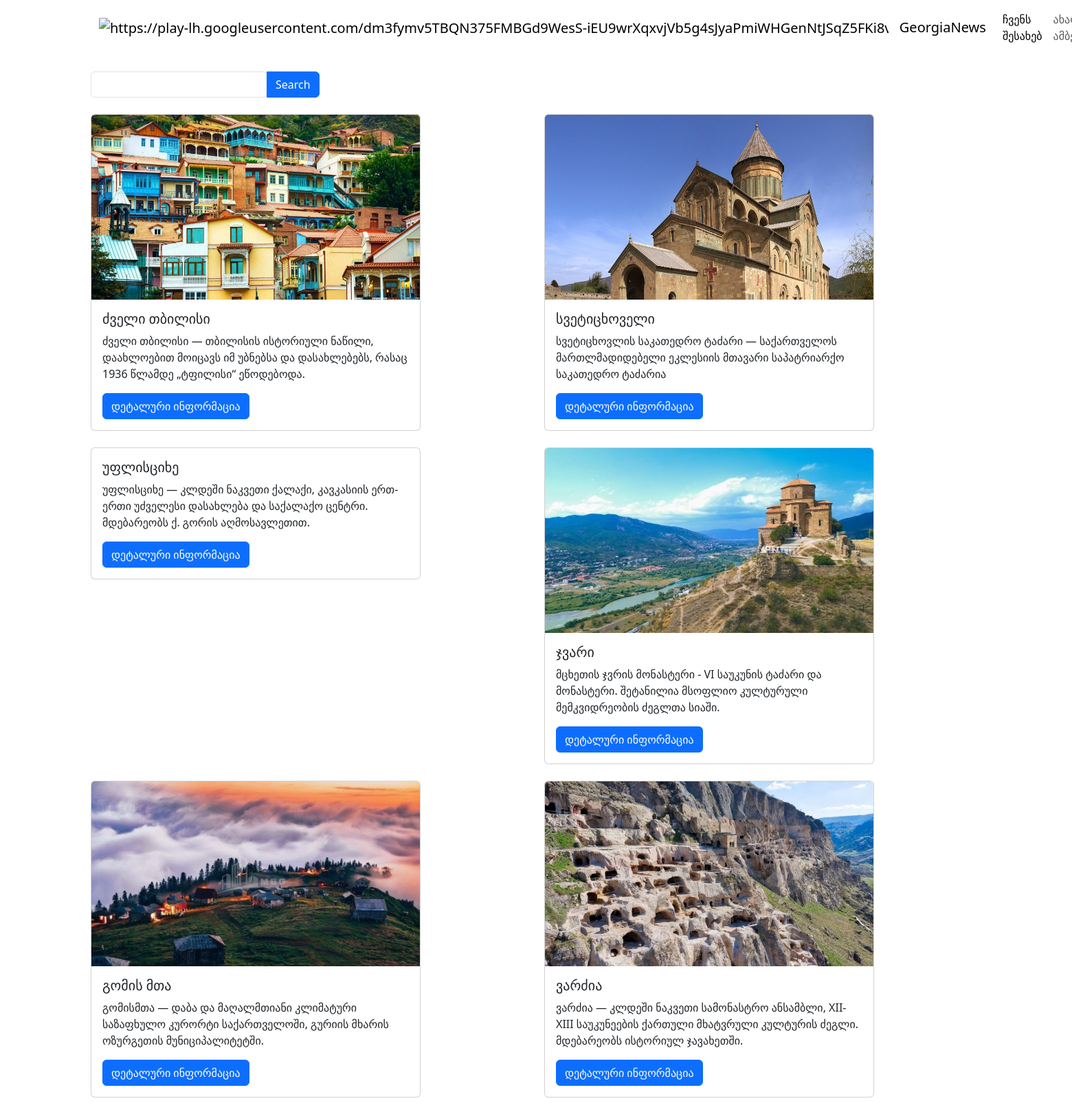
Screenshot of /girshesanishnaoba with the database file from the repository.
### models.py (models this page shows)
class Product(db.Model):
    id = db.Column(db.Integer(), primary_key=True)
    name = db.Column(db.String())
    text = db.Column(db.String())
    img = db.Column(db.String())
    link = db.Column(db.String())

### routes.py (the view)
@app.route("/girshesanishnaoba")
def girsh():
    products=Product.query.all()
    return render_template("girshesanishnaoba.html", products=products )

### templates/girshesanishnaoba.html (shortened to what this page needs)
{% extends "base.html" %}
{% block content %}
<br>
<form class="btn-group" action="/search">
    <input name="n" class="form-control">
    <button href="/search" class="btn btn-primary">Search</button>
</form>
<br> <br>
<div class="row row-cols-1 row-cols-md-2 g-4">
{% for product in products %}
    <div class="col">
        <div class="card" style="width: 30rem;">
            <img src="{{product['img']}}"
                 class="card-img-top"
                 alt="">
            <div class="card-body">
                <h5 class="card-title">{{product['name']}}</h5>
                <p class="card-text">{{product['text']}}</p>
                <a href="{{product['link']}}" class="btn btn-primary">დეტალური ინფორმაცია</a>
            </div>
        </div>
    </div>
<br> <br>
{% endfor %}
</div>
<br>
{% endblock %}

### templates/base.html (shortened to what this page needs)
<!DOCTYPE html>
<html lang="en">
<head>
<link rel="stylesheet" href="/static/style.css">
    <link href="https://cdn.jsdelivr.net/npm/bootstrap@5.3.3/dist/css/bootstrap.min.css" rel="stylesheet"
>
</head>
<body>
<div class="container">
   <div>
    <nav  class="navbar navbar-expand-lg "  style="background-color:  #fff;">
  <div class="container-fluid">
      <a class="navbar-brand" href="https://www.tbceducation.ge/">
      <img src="https://play-lh.googleusercontent.com/dm3fymv5TBQN375FMBGd9WesS-iEU9wrXqxvjVb5g4sJyaPmiWHGenNtJSqZ5FKi8vY" alt="https://play-lh.googleusercontent.com/dm3fymv5TBQN375FMBGd9WesS-iEU9wrXqxvjVb5g4sJyaPmiWHGenNtJSqZ5FKi8vY" width="30" height="24">
    </a>
    <a class="navbar-brand" href="/">GeorgiaNews</a>
    <div class="collapse navbar-collapse" id="navbarSupportedContent">
      <ul class="navbar-nav me-auto mb-2 mb-lg-0">
        <li class="nav-item">
          <a class="nav-link active" aria-current="page" href="/project1">ჩვენს შესახებ</a>
        </li>
        <li class="nav-item">
          <a class="nav-link" href="/axali">ახალი ამბები</a>
        </li>
      </ul>
    </div>
  </div>
</nav>
    </div>
    {% block content %}
    {% endblock %}
</body>
</html>

### rows the page displays
Product: img (picture), name "ძველი თბილისი", text "ძველი თბილისი — თბილისის ისტორიული ნაწილი, დაახლოებით მოიცავს იმ უბნებსა და დასახლებებს, რასაც 1936 წლამდე „ტფილისი“ ეწოდებოდა."
Product: img (picture), name "სვეტიცხოველი", text "სვეტიცხოვლის საკათედრო ტაძარი — საქართველოს მართლმადიდებელი ეკლესიის მთავარი საპატრიარქო საკათედრო ტაძარია"
Product: name "უფლისციხე", text "უფლისციხე — კლდეში ნაკვეთი ქალაქი, კავკასიის ერთ-ერთი უძველესი დასახლება და საქალაქო ცენტრი. მდებარეობს ქ. გორის აღმოსავლეთით."
Product: img (picture), name "ჯვარი", text "მცხეთის ჯვრის მონასტერი - VI საუკუნის ტაძარი და მონასტერი. შეტანილია მსოფლიო კულტურული მემკვიდრეობის ძეგლთა სიაში."
Product: img (picture), name "გომის მთა", text "გომისმთა — დაბა და მაღალმთიანი კლიმატური საზაფხულო კურორტი საქართველოში, გურიის მხარის ოზურგეთის მუნიციპალიტეტში."
Product: img (picture), name "ვარძია", text "ვარძია — კლდეში ნაკვეთი სამონასტრო ანსამბლი, XII-XIII საუკუნეების ქართული მხატვრული კულტურის ძეგლი. მდებარეობს ისტორიულ ჯავახეთში."
